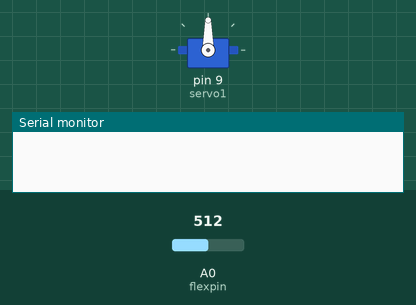
A sketch run on a simulated Arduino Uno, built with avr-gcc and run on an emulated ATmega328P. On the bench: servo, the last lines printed to the serial monitor. The inputs (shaded band) are chosen by the test bench; at power-on: A0 (flexpin) = 512.

Above: at 1.2 s.
1.3 s: A0 (flexpin) set to 739
2.8 s: A0 (flexpin) set to 748
At 3.5 s:
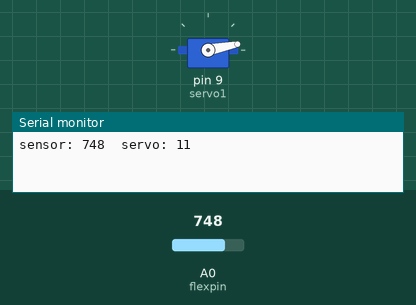
4.3 s: A0 (flexpin) set to 900
At 5.1 s:
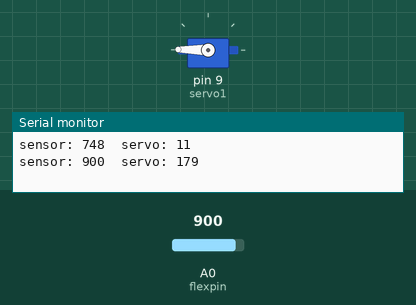
Timing chart, 0 to 7.3 s (numbered marks = the images above; inputs shaded):
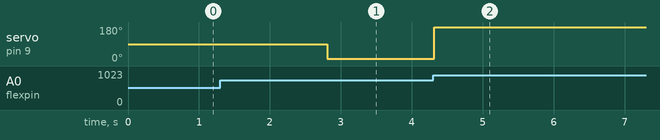

The sketch:

Circuit_09.ino
```cpp
/*
SparkFun Inventor's Kit
Example sketch 09

FLEX SENSOR

  Use the "flex sensor" to change the position of a servo

  In the previous sketch, we learned how to command a servo to
  mode to different positions. In this sketch, we'll introduce
  a new sensor, and use it to control the servo.

  A flex sensor is a plastic strip with a conductive coating.
  When the strip is straight, the coating will be a certain
  resistance. When the strip is bent, the particles in the coating
  get further apart, increasing the resistance. You can use this
  sensor to sense finger movement in gloves, door hinges, stuffed
  animals, etc. See http://www.sparkfun.com/tutorials/270 for
  more information.

Hardware connections:

  Flex sensor:

    The flex sensor is the plastic strip with black stripes.
    It senses bending away from the striped side.

    The flex sensor has two pins, and since it's a resistor,
    the pins are interchangable.

    Connect one of the pins to ANALOG IN pin 0 on the Arduino.
    Connect the same pin, through a 10K Ohm resistor (brown
    black orange) to GND.
    Connect the other pin to 5V.

  Servo:

    The servo has a cable attached to it with three wires.
    Because the cable ends in a socket, you can use jumper wires
    to connect between the Arduino and the servo. Just plug the
    jumper wires directly into the socket.

    Connect the RED wire (power) to 5 Volts (5V)
    Connect the WHITE wire (signal) to digital pin 9
    Connect the BLACK wire (ground) to ground (GND)

    Note that servos can use a lot of power, which can cause your
    Arduino to reset or behave erratically. If you're using large
    servos or many of them, it's best to provide them with their
    own separate 5V supply. See this Arduino Forum thread for info:
    http://www.arduino.cc/cgi-bin/yabb2/YaBB.pl?num=1239464763

This sketch was written by SparkFun Electronics,
with lots of help from the Arduino community.
This code is completely free for any use.
Visit http://learn.sparkfun.com/products/2 for SIK information.
Visit http://www.arduino.cc to learn about the Arduino.

Version 2.0 6/2012 MDG
*/


// Include the servo library to add servo-control functions:

#include <Servo.h>

// Create a servo "object", called servo1. Each servo object
// controls one servo (you can have a maximum of 12):

Servo servo1;

// Define the analog input pin to measure flex sensor position:

const int flexpin = 0;


void setup()
{
  // Use the serial monitor window to help debug our sketch:

  Serial.begin(9600);

  // Enable control of a servo on pin 9:

  servo1.attach(9);
}

int prevposition = 0;     // Current servo position.
int servoposition;    // Output value to the servo.

void loop()
{
  int flexposition;    // Input value from the analog pin.

  // Read the position of the flex sensor (0 to 1023):

  flexposition = analogRead(flexpin);

  // Because the voltage divider circuit only returns a portion
  // of the 0-1023 range of analogRead(), we'll map() that range
  // to the servo's range of 0 to 180 degrees. The flex sensors
  // we use are usually in the 600-900 range:

  servoposition = map(flexposition, 740, 870, 0, 180);
  servoposition = constrain(servoposition, 0, 179);

  // Now we'll command the servo to move to that position:

  if (
     (abs(prevposition - servoposition) > 10)
     )
     {
     Serial.print("sensor: ");
     Serial.print(flexposition);
     Serial.print("  servo: ");
     Serial.println(servoposition);

     servo1.write(servoposition);
     delay(20 * abs(prevposition - servoposition));
     prevposition = servoposition;
     }

  // Because every flex sensor has a slightly different resistance,
  // the 600-900 range may not exactly cover the flex sensor's
  // output. To help tune our program, we'll use the serial port to
  // print out our values to the serial monitor window:


  // Note that all of the above lines are "print" except for the
  // last line which is "println". This puts everything on the
  // same line, then sends a final carriage return to move to
  // the next line.

  // After you upload the sketch, turn on the serial monitor
  // (the magnifying-glass icon to the right of the icon bar).
  // You'll be able to see the sensor values. Bend the flex sensor
  // and note its minimum and maximum values. If you replace the
  // 600 and 900 in the map() function above, you'll exactly match
  // the flex sensor's range with the servo's range.

  delay(20);  // wait 20ms between servo updates
}
```

Measured:
- the behaviour switches between 747 and 748 on A0 (flexpin) (found by bisection; images 0 and 1)
- after the input at 1.3 s, every drawn part: stays the same
- after the input at 2.8 s, servo on pin 9 (servo1): 90° → 11° at once
- after the input at 4.3 s, servo on pin 9 (servo1): 11° → 179° at once
